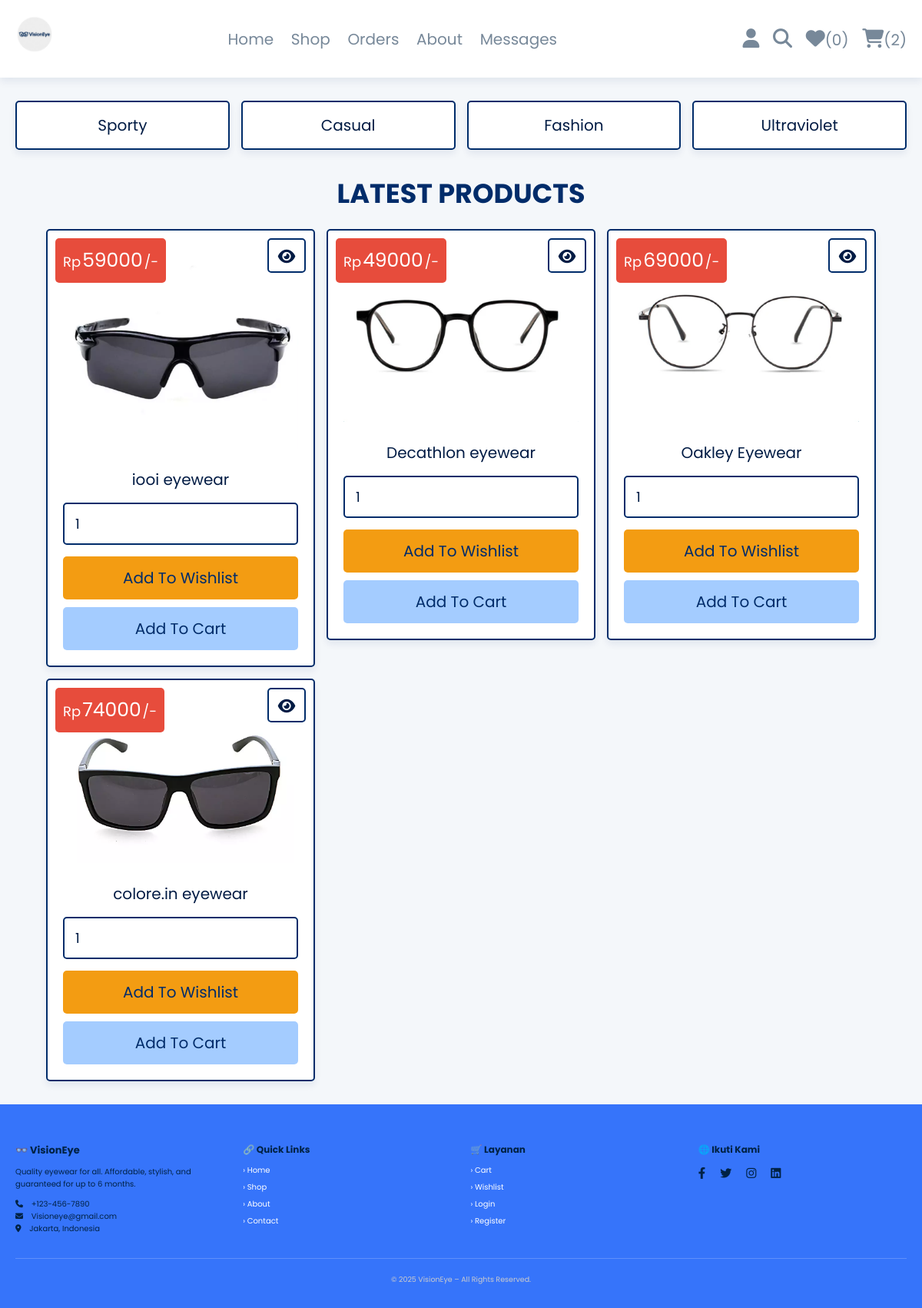
Screenshot of /shop.php (signed in) with the database file from the repository.
### tables this page shows
CREATE TABLE `products` (
  `id` int(100) NOT NULL,
  `name` varchar(100) NOT NULL,
  `category` varchar(20) NOT NULL,
  `details` varchar(500) NOT NULL,
  `price` int(100) NOT NULL,
  `image` varchar(100) NOT NULL
);

### shop.php (the view, shortened to what this page needs)
<?php
@include 'config.php';
?>
<!DOCTYPE html>
<html lang="en">
<head>
   <link rel="stylesheet" href="https://cdnjs.cloudflare.com/ajax/libs/font-awesome/6.1.1/css/all.min.css">
   <link rel="stylesheet" href="css/style.css">
</head>
<body>
<?php include 'header.php'; ?>
<section class="p-category">
   <a href="category.php?category=Sporty">Sporty</a>
   <a href="category.php?category=Casual">Casual</a>
   <a href="category.php?category=Fashion">Fashion</a>
   <a href="category.php?category=Ultraviolet">Ultraviolet</a>
</section>
<section class="products">
   <h1 class="title">latest products</h1>
   <div class="box-container">
   <?php
      $select_products = $conn->prepare("SELECT * FROM `products`");
      $select_products->execute();
      if($select_products->rowCount() > 0){
         while($fetch_products = $select_products->fetch(PDO::FETCH_ASSOC)){
   ?>
   <form action="" class="box" method="POST">
      <div class="price">Rp<span><?= $fetch_products['price']; ?></span>/-</div>
      <a href="view_page.php?pid=<?= $fetch_products['id']; ?>" class="fas fa-eye"></a>
      <img src="uploaded_img/<?= $fetch_products['image']; ?>" alt="">
      <div class="name"><?= $fetch_products['name']; ?></div>
      <input type="number" min="1" value="1" name="p_qty" class="qty">
      <input type="submit" value="add to wishlist" class="option-btn" name="add_to_wishlist">
      <input type="submit" value="add to cart" class="btn" name="add_to_cart">
   </form>
   <?php
      }
   }else{
      echo '<p class="empty">no products added yet!</p>';
   }
   ?>
   </div>
</section>
<?php include 'footer.php'; ?>
</body>
</html>

### css/style.css (style rules this page uses)
.products .box-container { display: grid; grid-template-columns: repeat(auto-fit, 35rem); gap:1.5rem; justify-content: center; align-items: flex-start; transition: transform 0.3s ease, box-shadow 0.3s ease; }
.products .box-container .box { padding:2rem; text-align: center; border:var(--border); background-color: var(--white); box-shadow: var(--box-shadow); border-radius: .5rem; position: relative; transition: transform 0.3s ease, box-shadow 0.3s ease; }
.products .box-container .box .price { position: absolute; top:1rem; left:1rem; padding:1rem; border-radius: .5rem; background-color: var(--red); font-size: 1.8rem; color:var(--white); }
.products .box-container .box .price span { font-size: 2.5rem; color:var(--white); margin:0 .2rem; }
.products .box-container .box .fa-eye { position: absolute; top:1rem; right:1rem; border-radius: .5rem; height: 4.5rem; line-height: 4.3rem; width: 5rem; border:var(--border); color:var(--black); font-size: 2rem; background-color: var(--white); }
.products .box-container .box img { width: 100%; margin-bottom: 1rem; }
.products .box-container .box .name { font-size: 2rem; color:var(--black); padding:1rem 0; }
.products .box-container .box .qty { margin:.5rem 0; border-radius: .5rem; padding:1.2rem 1.4rem; font-size: 1.8rem; color:var(--black); border:var(--border); width: 100%; }
.p-category { display: grid; grid-template-columns: repeat(auto-fit, minmax(27rem, 1fr)); gap:1.5rem; justify-content: center; align-items: flex-start; }
.p-category { padding-bottom: 0; }
.p-category a { padding:1.5rem; text-align: center; border:var(--border); background-color: var(--white); box-shadow: var(--box-shadow); border-radius: .5rem; font-size: 2rem; text-transform: capitalize; color:var(--black); }

### css/components.css (style rules this page uses)
:root { --blue-primary: #002C6A; --blue-light: #007BFF; --blue-accent: #A4CCFF; --white: #FFFFFF; --light-gray: #F4F7FA; --black: #001B44; --text-color: #002244; --highlight: #00B4D8; --orange: #f39c12; --red: #e74c3c; --light-color: #778899; --light-bg: #F8FAFC; --border: 0.2rem solid var(--blue-primary); --box-shadow: 0 0.5rem 1rem rgba(0, 44, 106, 0.08); }
* { font-family: 'Poppins', sans-serif; margin: 0; padding: 0; box-sizing: border-box; outline: none; border: none; text-decoration: none; color: var(--text-color); }
body { background-color: var(--light-gray); }
html { font-size: 62.5%; overflow-x: hidden; scroll-behavior: smooth; scroll-padding-top: 6.5rem; }
section { padding:3rem 2rem; max-width: 1200px; margin:0 auto; }
.btn, .delete-btn, .option-btn { display: block; width: 100%; margin-top: 1rem; border-radius: .5rem; color:var(--blue-primary); font-size: 2rem; padding:1.3rem 3rem; text-transform: capitalize; cursor: pointer; text-align: center; }
.btn { background-color: var(--blue-accent); }
.option-btn { background-color: var(--orange); }
.title { text-align: center; margin-bottom: 2rem; text-transform: uppercase; color: var(--blue-primary); font-size: 3.5rem; font-weight: 700; }

### rows the page displays
products: price "59000", image (picture), name "iooi eyewear"
products: price "49000", image (picture), name "Decathlon eyewear"
products: price "69000", image (picture), name "Oakley Eyewear"
products: price "74000", image (picture), name "colore.in eyewear"

### other values shown
$count_wishlist_items->rowCount() "0"
$count_cart_items->rowCount() "2"
